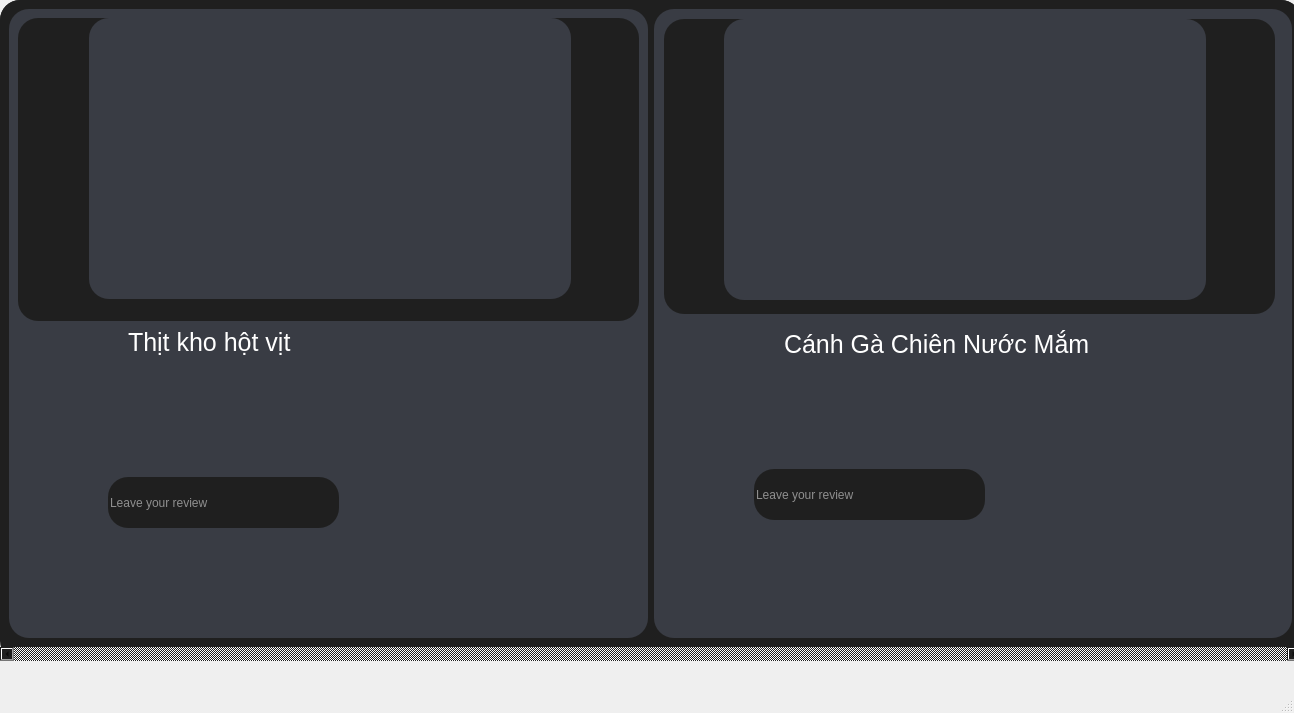
<?xml version="1.0" encoding="UTF-8"?>
<ui version="4.0">
 <class>MainWindow</class>
 <widget class="QMainWindow" name="MainWindow">
  <property name="geometry">
   <rect>
    <x>0</x>
    <y>0</y>
    <width>1294</width>
    <height>713</height>
   </rect>
  </property>
  <property name="windowTitle">
   <string>MainWindow</string>
  </property>
  <widget class="QWidget" name="centralwidget">
   <widget class="QScrollArea" name="scrollArea">
    <property name="geometry">
     <rect>
      <x>0</x>
      <y>0</y>
      <width>1301</width>
      <height>661</height>
     </rect>
    </property>
    <property name="minimumSize">
     <size>
      <width>731</width>
      <height>591</height>
     </size>
    </property>
    <property name="styleSheet">
     <string notr="true">border-radius:20px;background-color:rgb(31, 31, 31)</string>
    </property>
    <property name="verticalScrollBarPolicy">
     <enum>Qt::ScrollBarAlwaysOff</enum>
    </property>
    <property name="horizontalScrollBarPolicy">
     <enum>Qt::ScrollBarAlwaysOn</enum>
    </property>
    <property name="widgetResizable">
     <bool>true</bool>
    </property>
    <widget class="QWidget" name="scrollAreaWidgetContents">
     <property name="geometry">
      <rect>
       <x>0</x>
       <y>0</y>
       <width>1301</width>
       <height>640</height>
      </rect>
     </property>
     <layout class="QHBoxLayout" name="horizontalLayout_2">
      <item>
       <widget class="QWidget" name="widget" native="true">
        <property name="styleSheet">
         <string notr="true">background-color:  rgb(57, 60, 68)</string>
        </property>
        <layout class="QVBoxLayout" name="verticalLayout">
         <item>
          <widget class="QWidget" name="widget_3" native="true">
           <property name="styleSheet">
            <string notr="true">background-color:rgb(31, 31, 31)</string>
           </property>
           <widget class="QLabel" name="label">
            <property name="geometry">
             <rect>
              <x>71</x>
              <y>0</y>
              <width>482</width>
              <height>281</height>
             </rect>
            </property>
            <property name="minimumSize">
             <size>
              <width>482</width>
              <height>281</height>
             </size>
            </property>
            <property name="maximumSize">
             <size>
              <width>483</width>
              <height>292</height>
             </size>
            </property>
            <property name="styleSheet">
             <string notr="true">background-color:  rgb(57, 60, 68)</string>
            </property>
            <property name="text">
             <string/>
            </property>
            <property name="pixmap">
             <pixmap>../../../Pictures/Screenshots/Screenshot 2024-06-30 221921.png</pixmap>
            </property>
            <property name="scaledContents">
             <bool>true</bool>
            </property>
           </widget>
          </widget>
         </item>
         <item>
          <widget class="QWidget" name="widget_4" native="true">
           <property name="styleSheet">
            <string notr="true">background-color: rgb(57, 60, 68)</string>
           </property>
           <widget class="QLabel" name="label_10">
            <property name="geometry">
             <rect>
              <x>150</x>
              <y>80</y>
              <width>21</width>
              <height>21</height>
             </rect>
            </property>
            <property name="font">
             <font>
              <pointsize>19</pointsize>
             </font>
            </property>
            <property name="text">
             <string/>
            </property>
            <property name="pixmap">
             <pixmap>D:/download/star.png</pixmap>
            </property>
            <property name="scaledContents">
             <bool>true</bool>
            </property>
           </widget>
           <widget class="QLabel" name="label_11">
            <property name="geometry">
             <rect>
              <x>170</x>
              <y>80</y>
              <width>21</width>
              <height>21</height>
             </rect>
            </property>
            <property name="font">
             <font>
              <pointsize>19</pointsize>
             </font>
            </property>
            <property name="text">
             <string/>
            </property>
            <property name="pixmap">
             <pixmap>D:/download/star.png</pixmap>
            </property>
            <property name="scaledContents">
             <bool>true</bool>
            </property>
           </widget>
           <widget class="QLabel" name="label_12">
            <property name="geometry">
             <rect>
              <x>30</x>
              <y>150</y>
              <width>51</width>
              <height>61</height>
             </rect>
            </property>
            <property name="font">
             <font>
              <pointsize>19</pointsize>
             </font>
            </property>
            <property name="text">
             <string/>
            </property>
            <property name="pixmap">
             <pixmap>D:/download/comment.png</pixmap>
            </property>
            <property name="scaledContents">
             <bool>true</bool>
            </property>
           </widget>
           <widget class="QLabel" name="label_8">
            <property name="geometry">
             <rect>
              <x>110</x>
              <y>80</y>
              <width>21</width>
              <height>21</height>
             </rect>
            </property>
            <property name="font">
             <font>
              <pointsize>19</pointsize>
             </font>
            </property>
            <property name="text">
             <string/>
            </property>
            <property name="pixmap">
             <pixmap>D:/download/star.png</pixmap>
            </property>
            <property name="scaledContents">
             <bool>true</bool>
            </property>
           </widget>
           <widget class="QLabel" name="label_5">
            <property name="geometry">
             <rect>
              <x>90</x>
              <y>80</y>
              <width>21</width>
              <height>21</height>
             </rect>
            </property>
            <property name="font">
             <font>
              <pointsize>19</pointsize>
             </font>
            </property>
            <property name="text">
             <string/>
            </property>
            <property name="pixmap">
             <pixmap>D:/download/star.png</pixmap>
            </property>
            <property name="scaledContents">
             <bool>true</bool>
            </property>
           </widget>
           <widget class="QLineEdit" name="lineEdit_2">
            <property name="geometry">
             <rect>
              <x>90</x>
              <y>150</y>
              <width>231</width>
              <height>51</height>
             </rect>
            </property>
            <property name="font">
             <font>
              <pointsize>9</pointsize>
             </font>
            </property>
            <property name="styleSheet">
             <string notr="true">background-color:rgb(31, 31, 31);
color: rgb(255, 255, 255);</string>
            </property>
            <property name="placeholderText">
             <string>Leave your review</string>
            </property>
           </widget>
           <widget class="QLabel" name="label_6">
            <property name="geometry">
             <rect>
              <x>20</x>
              <y>60</y>
              <width>61</width>
              <height>51</height>
             </rect>
            </property>
            <property name="font">
             <font>
              <pointsize>19</pointsize>
             </font>
            </property>
            <property name="text">
             <string/>
            </property>
            <property name="pixmap">
             <pixmap>D:/download/like.png</pixmap>
            </property>
            <property name="scaledContents">
             <bool>true</bool>
            </property>
           </widget>
           <widget class="QLabel" name="label_9">
            <property name="geometry">
             <rect>
              <x>130</x>
              <y>80</y>
              <width>21</width>
              <height>21</height>
             </rect>
            </property>
            <property name="font">
             <font>
              <pointsize>19</pointsize>
             </font>
            </property>
            <property name="text">
             <string/>
            </property>
            <property name="pixmap">
             <pixmap>D:/download/star.png</pixmap>
            </property>
            <property name="scaledContents">
             <bool>true</bool>
            </property>
           </widget>
           <widget class="QLabel" name="label_4">
            <property name="geometry">
             <rect>
              <x>110</x>
              <y>0</y>
              <width>231</width>
              <height>31</height>
             </rect>
            </property>
            <property name="font">
             <font>
              <pointsize>19</pointsize>
             </font>
            </property>
            <property name="styleSheet">
             <string notr="true">color: rgb(255, 255, 255);</string>
            </property>
            <property name="text">
             <string>Thịt kho hột vịt</string>
            </property>
           </widget>
           <widget class="QPushButton" name="pushButton_recipe_Thitkho">
            <property name="geometry">
             <rect>
              <x>130</x>
              <y>220</y>
              <width>71</width>
              <height>61</height>
             </rect>
            </property>
            <property name="font">
             <font>
              <pointsize>12</pointsize>
             </font>
            </property>
            <property name="text">
             <string/>
            </property>
            <property name="icon">
             <iconset>
              <normaloff>D:/download/recipe-book.png</normaloff>D:/download/recipe-book.png</iconset>
            </property>
            <property name="iconSize">
             <size>
              <width>100</width>
              <height>60</height>
             </size>
            </property>
           </widget>
           <widget class="QPushButton" name="pushButton_book_thitkho">
            <property name="geometry">
             <rect>
              <x>220</x>
              <y>220</y>
              <width>71</width>
              <height>61</height>
             </rect>
            </property>
            <property name="font">
             <font>
              <pointsize>1</pointsize>
             </font>
            </property>
            <property name="text">
             <string/>
            </property>
            <property name="icon">
             <iconset>
              <normaloff>D:/download/book.png</normaloff>D:/download/book.png</iconset>
            </property>
            <property name="iconSize">
             <size>
              <width>100</width>
              <height>70</height>
             </size>
            </property>
           </widget>
          </widget>
         </item>
        </layout>
       </widget>
      </item>
      <item>
       <widget class="QWidget" name="widget_2" native="true">
        <property name="styleSheet">
         <string notr="true">background-color: rgb(57, 60, 68)</string>
        </property>
        <widget class="QWidget" name="widget_5" native="true">
         <property name="geometry">
          <rect>
           <x>10</x>
           <y>10</y>
           <width>611</width>
           <height>295</height>
          </rect>
         </property>
         <property name="styleSheet">
          <string notr="true">background-color:rgb(31, 31, 31)</string>
         </property>
         <widget class="QLabel" name="label_2">
          <property name="geometry">
           <rect>
            <x>60</x>
            <y>0</y>
            <width>482</width>
            <height>281</height>
           </rect>
          </property>
          <property name="minimumSize">
           <size>
            <width>482</width>
            <height>281</height>
           </size>
          </property>
          <property name="maximumSize">
           <size>
            <width>483</width>
            <height>292</height>
           </size>
          </property>
          <property name="styleSheet">
           <string notr="true">background-color:  rgb(57, 60, 68)</string>
          </property>
          <property name="text">
           <string/>
          </property>
          <property name="pixmap">
           <pixmap>../../../Pictures/Screenshots/Screenshot 2024-06-30 223013.png</pixmap>
          </property>
          <property name="scaledContents">
           <bool>true</bool>
          </property>
         </widget>
        </widget>
        <widget class="QLineEdit" name="lineEdit_3">
         <property name="geometry">
          <rect>
           <x>100</x>
           <y>460</y>
           <width>231</width>
           <height>51</height>
          </rect>
         </property>
         <property name="font">
          <font>
           <pointsize>9</pointsize>
          </font>
         </property>
         <property name="styleSheet">
          <string notr="true">background-color:rgb(31, 31, 31);
color: rgb(255, 255, 255);</string>
         </property>
         <property name="placeholderText">
          <string>Leave your review</string>
         </property>
        </widget>
        <widget class="QLabel" name="label_16">
         <property name="geometry">
          <rect>
           <x>120</x>
           <y>390</y>
           <width>21</width>
           <height>21</height>
          </rect>
         </property>
         <property name="font">
          <font>
           <pointsize>19</pointsize>
          </font>
         </property>
         <property name="text">
          <string/>
         </property>
         <property name="pixmap">
          <pixmap>D:/download/star.png</pixmap>
         </property>
         <property name="scaledContents">
          <bool>true</bool>
         </property>
        </widget>
        <widget class="QLabel" name="label_18">
         <property name="geometry">
          <rect>
           <x>140</x>
           <y>390</y>
           <width>21</width>
           <height>21</height>
          </rect>
         </property>
         <property name="font">
          <font>
           <pointsize>19</pointsize>
          </font>
         </property>
         <property name="text">
          <string/>
         </property>
         <property name="pixmap">
          <pixmap>D:/download/star.png</pixmap>
         </property>
         <property name="scaledContents">
          <bool>true</bool>
         </property>
        </widget>
        <widget class="QLabel" name="label_7">
         <property name="geometry">
          <rect>
           <x>100</x>
           <y>390</y>
           <width>21</width>
           <height>21</height>
          </rect>
         </property>
         <property name="font">
          <font>
           <pointsize>19</pointsize>
          </font>
         </property>
         <property name="text">
          <string/>
         </property>
         <property name="pixmap">
          <pixmap>D:/download/star.png</pixmap>
         </property>
         <property name="scaledContents">
          <bool>true</bool>
         </property>
        </widget>
        <widget class="QPushButton" name="pushButton_book_thitkho_2">
         <property name="geometry">
          <rect>
           <x>290</x>
           <y>530</y>
           <width>71</width>
           <height>61</height>
          </rect>
         </property>
         <property name="font">
          <font>
           <pointsize>1</pointsize>
          </font>
         </property>
         <property name="text">
          <string/>
         </property>
         <property name="icon">
          <iconset>
           <normaloff>D:/download/book.png</normaloff>D:/download/book.png</iconset>
         </property>
         <property name="iconSize">
          <size>
           <width>100</width>
           <height>70</height>
          </size>
         </property>
        </widget>
        <widget class="QLabel" name="label_17">
         <property name="geometry">
          <rect>
           <x>30</x>
           <y>370</y>
           <width>61</width>
           <height>51</height>
          </rect>
         </property>
         <property name="font">
          <font>
           <pointsize>19</pointsize>
          </font>
         </property>
         <property name="text">
          <string/>
         </property>
         <property name="pixmap">
          <pixmap>D:/download/like.png</pixmap>
         </property>
         <property name="scaledContents">
          <bool>true</bool>
         </property>
        </widget>
        <widget class="QPushButton" name="pushButton_recipe_Thitkho_2">
         <property name="geometry">
          <rect>
           <x>200</x>
           <y>530</y>
           <width>71</width>
           <height>61</height>
          </rect>
         </property>
         <property name="font">
          <font>
           <pointsize>12</pointsize>
          </font>
         </property>
         <property name="text">
          <string/>
         </property>
         <property name="icon">
          <iconset>
           <normaloff>D:/download/recipe-book.png</normaloff>D:/download/recipe-book.png</iconset>
         </property>
         <property name="iconSize">
          <size>
           <width>100</width>
           <height>60</height>
          </size>
         </property>
        </widget>
        <widget class="QLabel" name="label_15">
         <property name="geometry">
          <rect>
           <x>40</x>
           <y>460</y>
           <width>51</width>
           <height>61</height>
          </rect>
         </property>
         <property name="font">
          <font>
           <pointsize>19</pointsize>
          </font>
         </property>
         <property name="text">
          <string/>
         </property>
         <property name="pixmap">
          <pixmap>D:/download/comment.png</pixmap>
         </property>
         <property name="scaledContents">
          <bool>true</bool>
         </property>
        </widget>
        <widget class="QLabel" name="label_13">
         <property name="geometry">
          <rect>
           <x>160</x>
           <y>390</y>
           <width>21</width>
           <height>21</height>
          </rect>
         </property>
         <property name="font">
          <font>
           <pointsize>19</pointsize>
          </font>
         </property>
         <property name="text">
          <string/>
         </property>
         <property name="pixmap">
          <pixmap>D:/download/star.png</pixmap>
         </property>
         <property name="scaledContents">
          <bool>true</bool>
         </property>
        </widget>
        <widget class="QLabel" name="label_19">
         <property name="geometry">
          <rect>
           <x>130</x>
           <y>320</y>
           <width>401</width>
           <height>31</height>
          </rect>
         </property>
         <property name="font">
          <font>
           <pointsize>19</pointsize>
          </font>
         </property>
         <property name="styleSheet">
          <string notr="true">color: rgb(255, 255, 255);</string>
         </property>
         <property name="text">
          <string>Cánh Gà Chiên Nước Mắm</string>
         </property>
        </widget>
       </widget>
      </item>
     </layout>
    </widget>
   </widget>
  </widget>
  <widget class="QMenuBar" name="menubar">
   <property name="geometry">
    <rect>
     <x>0</x>
     <y>0</y>
     <width>1294</width>
     <height>26</height>
    </rect>
   </property>
  </widget>
  <widget class="QStatusBar" name="statusbar"/>
 </widget>
 <resources/>
 <connections/>
</ui>
